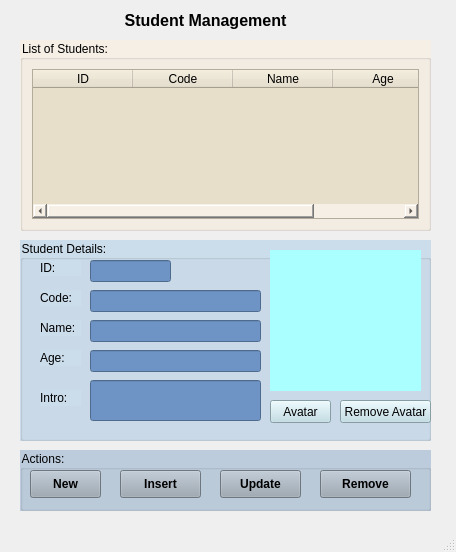
<?xml version="1.0" encoding="UTF-8"?>
<ui version="4.0">
 <class>MainWindow</class>
 <widget class="QMainWindow" name="MainWindow">
  <property name="geometry">
   <rect>
    <x>0</x>
    <y>0</y>
    <width>456</width>
    <height>552</height>
   </rect>
  </property>
  <property name="windowTitle">
   <string>Đoàn Phương Nghi_K234161844 - Student Management</string>
  </property>
  <property name="windowIcon">
   <iconset>
    <normaloff>images/ic_logo.jpg</normaloff>images/ic_logo.jpg</iconset>
  </property>
  <widget class="QWidget" name="centralwidget">
   <widget class="QLabel" name="label">
    <property name="geometry">
     <rect>
      <x>20</x>
      <y>0</y>
      <width>371</width>
      <height>41</height>
     </rect>
    </property>
    <property name="font">
     <font>
      <pointsize>12</pointsize>
      <weight>75</weight>
      <bold>true</bold>
     </font>
    </property>
    <property name="text">
     <string>Student Management</string>
    </property>
    <property name="alignment">
     <set>Qt::AlignCenter</set>
    </property>
   </widget>
   <widget class="QGroupBox" name="groupBox">
    <property name="geometry">
     <rect>
      <x>20</x>
      <y>450</y>
      <width>411</width>
      <height>61</height>
     </rect>
    </property>
    <property name="styleSheet">
     <string notr="true">background-color: rgb(188, 204, 220);</string>
    </property>
    <property name="title">
     <string>Actions:</string>
    </property>
    <widget class="QPushButton" name="pushButtonRemove">
     <property name="geometry">
      <rect>
       <x>300</x>
       <y>20</y>
       <width>91</width>
       <height>28</height>
      </rect>
     </property>
     <property name="font">
      <font>
       <weight>75</weight>
       <bold>true</bold>
      </font>
     </property>
     <property name="styleSheet">
      <string notr="true">background-color: rgb(154, 166, 178);</string>
     </property>
     <property name="text">
      <string>Remove</string>
     </property>
     <property name="icon">
      <iconset>
       <normaloff>images/ic_delete.png</normaloff>images/ic_delete.png</iconset>
     </property>
     <property name="iconSize">
      <size>
       <width>24</width>
       <height>24</height>
      </size>
     </property>
    </widget>
    <widget class="QPushButton" name="pushButtonInsert">
     <property name="geometry">
      <rect>
       <x>100</x>
       <y>20</y>
       <width>81</width>
       <height>28</height>
      </rect>
     </property>
     <property name="font">
      <font>
       <weight>75</weight>
       <bold>true</bold>
      </font>
     </property>
     <property name="styleSheet">
      <string notr="true">background-color: rgb(154, 166, 178);</string>
     </property>
     <property name="text">
      <string>Insert</string>
     </property>
     <property name="icon">
      <iconset>
       <normaloff>images/ic_save.png</normaloff>images/ic_save.png</iconset>
     </property>
     <property name="iconSize">
      <size>
       <width>24</width>
       <height>24</height>
      </size>
     </property>
    </widget>
    <widget class="QPushButton" name="pushButtonNew">
     <property name="geometry">
      <rect>
       <x>10</x>
       <y>20</y>
       <width>71</width>
       <height>28</height>
      </rect>
     </property>
     <property name="font">
      <font>
       <weight>75</weight>
       <bold>true</bold>
      </font>
     </property>
     <property name="styleSheet">
      <string notr="true">background-color: rgb(154, 166, 178);</string>
     </property>
     <property name="text">
      <string>New</string>
     </property>
     <property name="icon">
      <iconset>
       <normaloff>images/ic_new.png</normaloff>images/ic_new.png</iconset>
     </property>
     <property name="iconSize">
      <size>
       <width>24</width>
       <height>24</height>
      </size>
     </property>
    </widget>
    <widget class="QPushButton" name="pushButtonUpdate">
     <property name="geometry">
      <rect>
       <x>200</x>
       <y>20</y>
       <width>81</width>
       <height>28</height>
      </rect>
     </property>
     <property name="font">
      <font>
       <weight>75</weight>
       <bold>true</bold>
      </font>
     </property>
     <property name="styleSheet">
      <string notr="true">background-color: rgb(154, 166, 178);</string>
     </property>
     <property name="text">
      <string>Update</string>
     </property>
     <property name="icon">
      <iconset>
       <normaloff>images/ic_update.png</normaloff>images/ic_update.png</iconset>
     </property>
     <property name="iconSize">
      <size>
       <width>24</width>
       <height>24</height>
      </size>
     </property>
    </widget>
   </widget>
   <widget class="QGroupBox" name="groupBox_2">
    <property name="geometry">
     <rect>
      <x>20</x>
      <y>240</y>
      <width>411</width>
      <height>201</height>
     </rect>
    </property>
    <property name="styleSheet">
     <string notr="true">background-color: rgb(203, 220, 235);</string>
    </property>
    <property name="title">
     <string>Student Details:</string>
    </property>
    <widget class="QLabel" name="label_4">
     <property name="geometry">
      <rect>
       <x>20</x>
       <y>110</y>
       <width>41</width>
       <height>16</height>
      </rect>
     </property>
     <property name="text">
      <string>Age:</string>
     </property>
    </widget>
    <widget class="QLabel" name="label_3">
     <property name="geometry">
      <rect>
       <x>20</x>
       <y>80</y>
       <width>41</width>
       <height>16</height>
      </rect>
     </property>
     <property name="text">
      <string>Name:</string>
     </property>
    </widget>
    <widget class="QLineEdit" name="lineEditName">
     <property name="geometry">
      <rect>
       <x>70</x>
       <y>80</y>
       <width>171</width>
       <height>22</height>
      </rect>
     </property>
     <property name="styleSheet">
      <string notr="true">background-color: rgb(109, 148, 197);</string>
     </property>
    </widget>
    <widget class="QLineEdit" name="lineEditAge">
     <property name="geometry">
      <rect>
       <x>70</x>
       <y>110</y>
       <width>171</width>
       <height>22</height>
      </rect>
     </property>
     <property name="styleSheet">
      <string notr="true">background-color: rgb(109, 148, 197);</string>
     </property>
    </widget>
    <widget class="QLabel" name="label_2">
     <property name="geometry">
      <rect>
       <x>20</x>
       <y>50</y>
       <width>41</width>
       <height>16</height>
      </rect>
     </property>
     <property name="text">
      <string>Code:</string>
     </property>
    </widget>
    <widget class="QLineEdit" name="lineEditCode">
     <property name="geometry">
      <rect>
       <x>70</x>
       <y>50</y>
       <width>171</width>
       <height>22</height>
      </rect>
     </property>
     <property name="styleSheet">
      <string notr="true">background-color: rgb(109, 148, 197);</string>
     </property>
    </widget>
    <widget class="QLabel" name="label_5">
     <property name="geometry">
      <rect>
       <x>20</x>
       <y>150</y>
       <width>41</width>
       <height>16</height>
      </rect>
     </property>
     <property name="text">
      <string>Intro:</string>
     </property>
    </widget>
    <widget class="QLineEdit" name="lineEditIntro">
     <property name="geometry">
      <rect>
       <x>70</x>
       <y>140</y>
       <width>171</width>
       <height>41</height>
      </rect>
     </property>
     <property name="styleSheet">
      <string notr="true">background-color: rgb(109, 148, 197);</string>
     </property>
    </widget>
    <widget class="QLabel" name="labelAvatar">
     <property name="geometry">
      <rect>
       <x>250</x>
       <y>10</y>
       <width>151</width>
       <height>141</height>
      </rect>
     </property>
     <property name="styleSheet">
      <string notr="true">background-color: rgb(170, 255, 255);
border-color: rgb(85, 85, 0);</string>
     </property>
     <property name="text">
      <string/>
     </property>
     <property name="pixmap">
      <pixmap>images/ic_no_ava.jpg</pixmap>
     </property>
     <property name="scaledContents">
      <bool>true</bool>
     </property>
    </widget>
    <widget class="QPushButton" name="pushButtonAvatar">
     <property name="geometry">
      <rect>
       <x>250</x>
       <y>160</y>
       <width>61</width>
       <height>23</height>
      </rect>
     </property>
     <property name="styleSheet">
      <string notr="true">background-color: rgb(187, 220, 229);</string>
     </property>
     <property name="text">
      <string>Avatar</string>
     </property>
    </widget>
    <widget class="QLabel" name="label_6">
     <property name="geometry">
      <rect>
       <x>20</x>
       <y>20</y>
       <width>41</width>
       <height>16</height>
      </rect>
     </property>
     <property name="text">
      <string>ID:</string>
     </property>
    </widget>
    <widget class="QLineEdit" name="lineEditId">
     <property name="enabled">
      <bool>false</bool>
     </property>
     <property name="geometry">
      <rect>
       <x>70</x>
       <y>20</y>
       <width>81</width>
       <height>22</height>
      </rect>
     </property>
     <property name="styleSheet">
      <string notr="true">background-color: rgb(109, 148, 197);</string>
     </property>
     <property name="readOnly">
      <bool>true</bool>
     </property>
    </widget>
    <widget class="QPushButton" name="pushButtonRemoveAvatar">
     <property name="geometry">
      <rect>
       <x>320</x>
       <y>160</y>
       <width>91</width>
       <height>23</height>
      </rect>
     </property>
     <property name="styleSheet">
      <string notr="true">background-color: rgb(187, 220, 229);</string>
     </property>
     <property name="text">
      <string>Remove Avatar</string>
     </property>
    </widget>
   </widget>
   <widget class="QGroupBox" name="groupBox_3">
    <property name="geometry">
     <rect>
      <x>20</x>
      <y>40</y>
      <width>411</width>
      <height>191</height>
     </rect>
    </property>
    <property name="styleSheet">
     <string notr="true">background-color: rgb(245, 239, 230);</string>
    </property>
    <property name="title">
     <string>List of Students:</string>
    </property>
    <layout class="QVBoxLayout" name="verticalLayout">
     <item>
      <widget class="QTableWidget" name="tableWidgetStudent">
       <property name="styleSheet">
        <string notr="true">background-color: rgb(232, 223, 202);</string>
       </property>
       <column>
        <property name="text">
         <string>ID</string>
        </property>
       </column>
       <column>
        <property name="text">
         <string>Code</string>
        </property>
       </column>
       <column>
        <property name="text">
         <string>Name</string>
        </property>
       </column>
       <column>
        <property name="text">
         <string>Age</string>
        </property>
       </column>
      </widget>
     </item>
    </layout>
   </widget>
  </widget>
  <widget class="QMenuBar" name="menubar">
   <property name="geometry">
    <rect>
     <x>0</x>
     <y>0</y>
     <width>456</width>
     <height>26</height>
    </rect>
   </property>
  </widget>
  <widget class="QStatusBar" name="statusbar"/>
 </widget>
 <tabstops>
  <tabstop>tableWidgetStudent</tabstop>
  <tabstop>lineEditCode</tabstop>
  <tabstop>lineEditName</tabstop>
  <tabstop>lineEditAge</tabstop>
  <tabstop>pushButtonNew</tabstop>
  <tabstop>pushButtonInsert</tabstop>
  <tabstop>pushButtonRemove</tabstop>
 </tabstops>
 <resources/>
 <connections/>
</ui>
